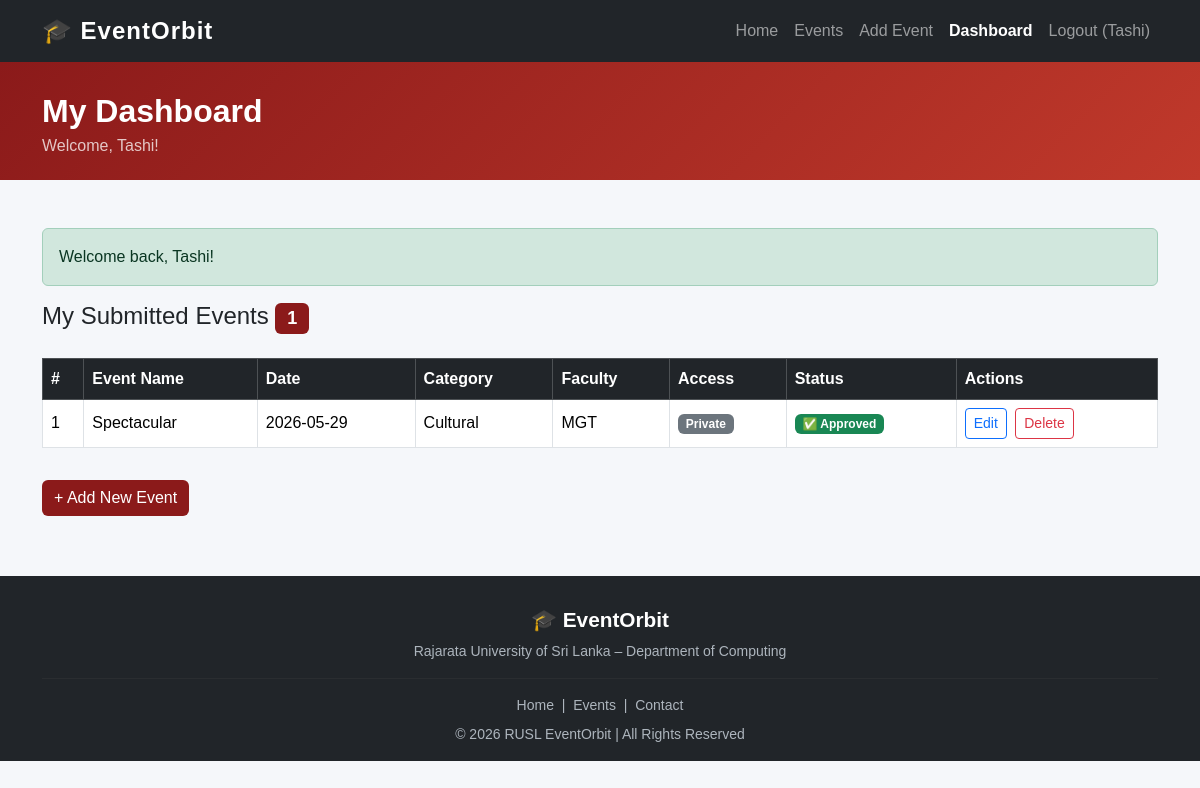
The app's page /dashboard.php (signed in) with its own data.
### tables this page shows
CREATE TABLE IF NOT EXISTS `events` (
  `id` int NOT NULL AUTO_INCREMENT,
  `user_id` int NOT NULL,
  `event_name` varchar(150) NOT NULL,
  `event_date` date NOT NULL,
  `category` enum('Academic','Cultural','Sports','Workshop') NOT NULL,
  `faculty` varchar(100) NOT NULL,
  `location` varchar(150) NOT NULL,
  `access_type` enum('Public','Private') NOT NULL DEFAULT 'Public',
  `description` text NOT NULL,
  `image_path` varchar(255) DEFAULT NULL,
  `status` enum('pending','approved') NOT NULL DEFAULT 'pending',
  `created_at` datetime DEFAULT CURRENT_TIMESTAMP,
  PRIMARY KEY (`id`),
  KEY `user_id` (`user_id`)
);

### dashboard.php (the view, shortened to what this page needs)
<?php
require_once 'includes/db.php';
require_once 'includes/functions.php';
$stmt = $pdo->prepare('SELECT * FROM events WHERE user_id = ? ORDER BY created_at DESC');
$stmt->execute([$_SESSION['user_id']]);
$myEvents = $stmt->fetchAll();
?>
<!DOCTYPE html>
<html lang="en">
<head>
    <link href="https://cdn.jsdelivr.net/npm/bootstrap@5.3.2/dist/css/bootstrap.min.css" rel="stylesheet">
    <link rel="stylesheet" href="style.css">
</head>
<body>
<nav class="navbar navbar-expand-lg navbar-dark bg-dark">
    <div class="container">
        <a class="navbar-brand" href="index.html">🎓 EventOrbit</a>
        <div class="collapse navbar-collapse" id="navMenu">
            <ul class="navbar-nav ms-auto">
                <li class="nav-item"><a class="nav-link" href="index.html">Home</a></li>
                <li class="nav-item"><a class="nav-link" href="events.html">Events</a></li>
                <li class="nav-item"><a class="nav-link" href="add-event.html">Add Event</a></li>
                <li class="nav-item"><a class="nav-link active" href="dashboard.php">Dashboard</a></li>
                <li class="nav-item">
                    <a class="nav-link" href="auth/logout.php">
                        Logout (<?= htmlspecialchars($_SESSION['username']) ?>)
                    </a>
                </li>
            </ul>
        </div>
    </div>
</nav>
<div style="background:linear-gradient(135deg,#8B1A1A,#c0392b);color:white;padding:30px 0 22px;">
    <div class="container">
        <h2 class="fw-bold mb-1">My Dashboard</h2>
        <p class="mb-0 opacity-75">Welcome, <?= htmlspecialchars($_SESSION['username']) ?>!</p>
    </div>
</div>
<div class="container mt-5 mb-5">
    <h4 class="mb-4">My Submitted Events
        <span class="badge" style="background:#8B1A1A;"><?= count($myEvents) ?></span>
    </h4>
    <?php if (empty($myEvents)): ?>
        <div class="alert alert-info">
            No events submitted yet.
            <a href="add-event.html" class="alert-link">Submit your first event →</a>
        </div>
    <?php else: ?>
        <div class="table-responsive">
            <table class="table table-bordered table-hover align-middle">
                <thead class="table-dark">
                    <tr>
                        <th>#</th>
                        <th>Event Name</th>
                        <th>Date</th>
                        <th>Category</th>
                        <th>Faculty</th>
                        <th>Access</th>
                        <th>Status</th>
                        <th>Actions</th>
                    </tr>
                </thead>
                <tbody>
                    <?php foreach ($myEvents as $i => $ev): ?>
                    <tr>
                        <td><?= $i + 1 ?></td>
                        <td><?= htmlspecialchars($ev['event_name']) ?></td>
                        <td><?= $ev['event_date'] ?></td>
                        <td><?= $ev['category'] ?></td>
                        <td><?= $ev['faculty'] ?></td>
                        <td>
                            <?php if ($ev['access_type'] === 'Public'): ?>
                                <span class="badge bg-success">Public</span>
                            <?php else: ?>
                                <span class="badge bg-secondary">Private</span>
                            <?php endif; ?>
                        </td>
                        <td>
                            <?php if ($ev['status'] === 'approved'): ?>
                                <span class="badge bg-success">✅ Approved</span>
                            <?php else: ?>
                                <span class="badge bg-warning text-dark">⏳ Pending Review</span>
                            <?php endif; ?>
                        </td>
                        <td>
                            <a href="dashboard.php?edit=<?= $ev['id'] ?>"
                               class="btn btn-sm btn-outline-primary me-1">Edit</a>
                            <a href="dashboard.php?delete=<?= $ev['id'] ?>"
                               class="btn btn-sm btn-outline-danger"
                               onclick="return confirm('Are you sure you want to delete this event?')">Delete</a>
                        </td>
                    </tr>
                    <?php endforeach; ?>
                </tbody>
            </table>
        </div>
    <?php endif; ?>
    <a href="add-event.html" class="btn btn-rusl mt-3">+ Add New Event</a>
</div>
<footer>
    <div class="container text-center">
        <div class="footer-brand">🎓 EventOrbit</div>
        <p class="small mb-3">Rajarata University of Sri Lanka – Department of Computing</p>
        <hr>
        <p class="small mb-2">
            <a href="index.html">Home</a> &nbsp;|&nbsp;
            <a href="events.html">Events</a> &nbsp;|&nbsp;
            <a href="contact.html">Contact</a>
        </p>
        <p class="small mb-0">© 2026 RUSL EventOrbit | All Rights Reserved</p>
    </div>
</footer>
</body>
</html>

### style.css (style rules this page uses)
body { font-family: Arial, Helvetica, sans-serif; background: #f5f7fa; }
:root { --rusl-red: #8B1A1A; --rusl-red-hover: #6e1414; --rusl-dark: #212529; }
.navbar-brand { font-size: 1.5rem; font-weight: bold; letter-spacing: 1px; }
.nav-link.active { font-weight: bold; color: white !important; }
.btn-rusl { background-color: #8B1A1A; color: white; border: none; }
footer { background: #212529; color: #adb5bd; padding: 28px 20px 16px; margin-top: 60px; }
footer .footer-brand { font-size: 1.3rem; font-weight: bold; color: white; margin-bottom: 6px; }
footer a { color: #adb5bd; text-decoration: none; }
footer hr { border-color: #444; }

### records on screen
events: event_name "Spectacular", event_date "2026-05-29", category "Cultural", faculty "MGT", access_type "Private", status "✅ Approved"

### other values on screen
$_SESSION['username'] "Tashi"
$f['message'] "Welcome back, Tashi!"
count($myEvents) "1"
